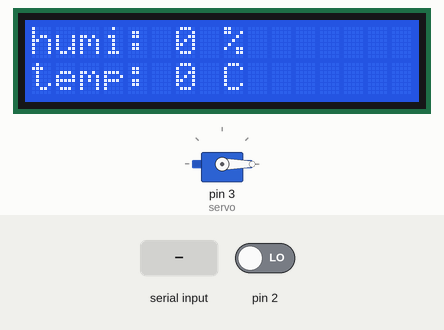
A sketch run on a simulated Arduino Uno, built with avr-gcc and run on an emulated ATmega328P. Shown: servo, 16×2 character LCD. The test bench sets the inputs (shaded band); at power-on: pin 2 LOW. What the sketch prints to the serial monitor is not drawn.

Above: at 3.2 s.
3.3 s: "90 45 200\n" received over the second serial link
At 14.3 s:
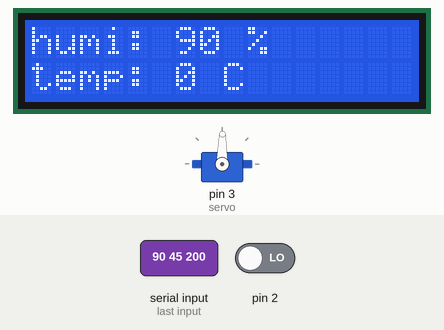
15.1 s: "5\n" received over the second serial link
At 26.3 s:
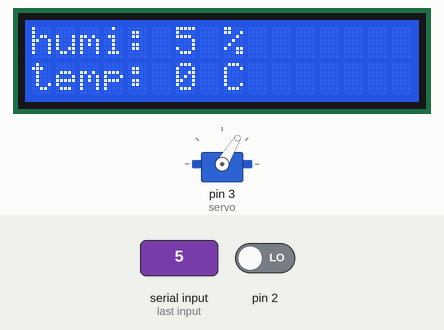
26.6 s: pin 2 driven HIGH
At 27.5 s:
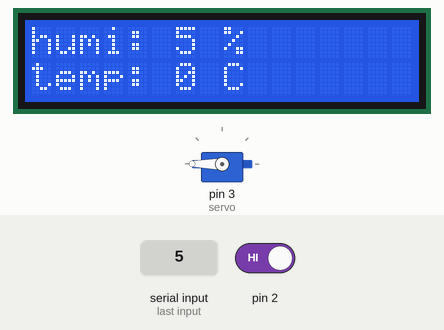
36.6 s: "90 45\n" received over the second serial link
At 45.66 s:
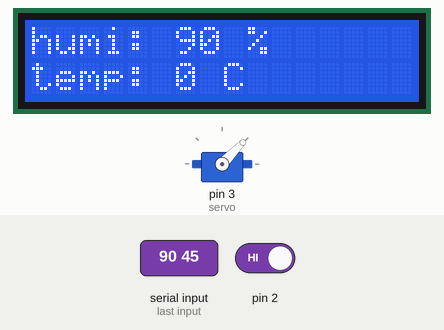
48.5 s: "90\n" received over the second serial link
Timing chart, 0 to 70.3 s (numbered marks = the images above; inputs shaded):
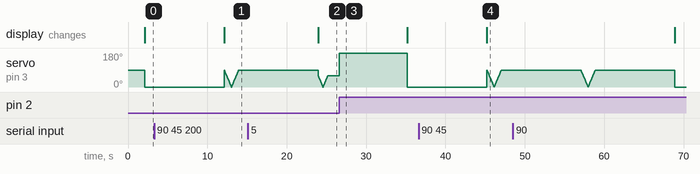

Measured:
- after the input at 3.3 s, the display: changes after 8.8 s (image 1)
- after the input at 15.1 s, the display: changes after 8.9 s (image 2)
- after the input at 26.6 s, servo on pin 3 (servo): 59° → 180° at once, → 0° 8.6 s later
- after the input at 36.6 s, the display: changes after 8.6 s (image 4)

The sketch:

Recept.ino
```cpp
#include <Servo.h>
#include <LiquidCrystal_I2C.h>
#include <Wire.h>
#include <SoftwareSerial.h>

SoftwareSerial P_Serial(6, 7);
LiquidCrystal_I2C lcd(0x3F, 16, 2);
Servo servo;
volatile byte state = LOW;
unsigned long pre_time = 0;
unsigned long cur_time = 0;

char str[20];
char *sArr[4];

void setup() {

  pinMode(2, INPUT);
  pinMode(3, OUTPUT);
  attachInterrupt(0, buttonClick, RISING);
  digitalWrite(3, HIGH);
  servo.attach(3);

  Serial.begin(9600);
  P_Serial.begin(9600);
  lcd.init();
  lcd.backlight();
  lcd.setCursor(0,0);
  lcd.setCursor(0,1);
  delay(2000);
  lcd.clear();
}

void loop() {

  int index = 0, i = 0;
  char * ptr = NULL;

  while(P_Serial.available())
  {
    str[index++] = P_Serial.read();
  }
  str[index] = '\0';

  ptr = strtok(str, "#");

  while(ptr != NULL)
  {
    sArr[i++] = ptr;
    ptr = strtok(NULL, " ");
  }
  int a = atoi(sArr[0]);
  int b = atoi(sArr[1]);

  lcd.setCursor(0,0);
  lcd.print("humi: ");
  lcd.print(a);
  lcd.print(" % ");
  lcd.setCursor(0,1);
  lcd.print("temp: ");
  lcd.print(b);
  lcd.print(" C ");

  if(a == 0)
  {
    servo.write(0);
    delay(10);
  }
  else if(a < 30)
  {
    for(int j = -60; j < 60; j++)
    {
      servo.write(abs(j));
      delay(10);
    }
  }
  else
  {
    for(int k = -90; k < 90; k++)
    {
      servo.write(abs(k));
      delay(10);
    }
  }


  Serial.println(a);
  Serial.println(b);
  delay(10000);
}

void buttonClick()
{
  if(state==false){
    servo.write(180);
    state=true;
  }else{
    servo.write(0);
    state=false;
  }

  cur_time = millis();
  if(cur_time - pre_time >= 1000)
  {
    pre_time = cur_time;
  }
}
```
